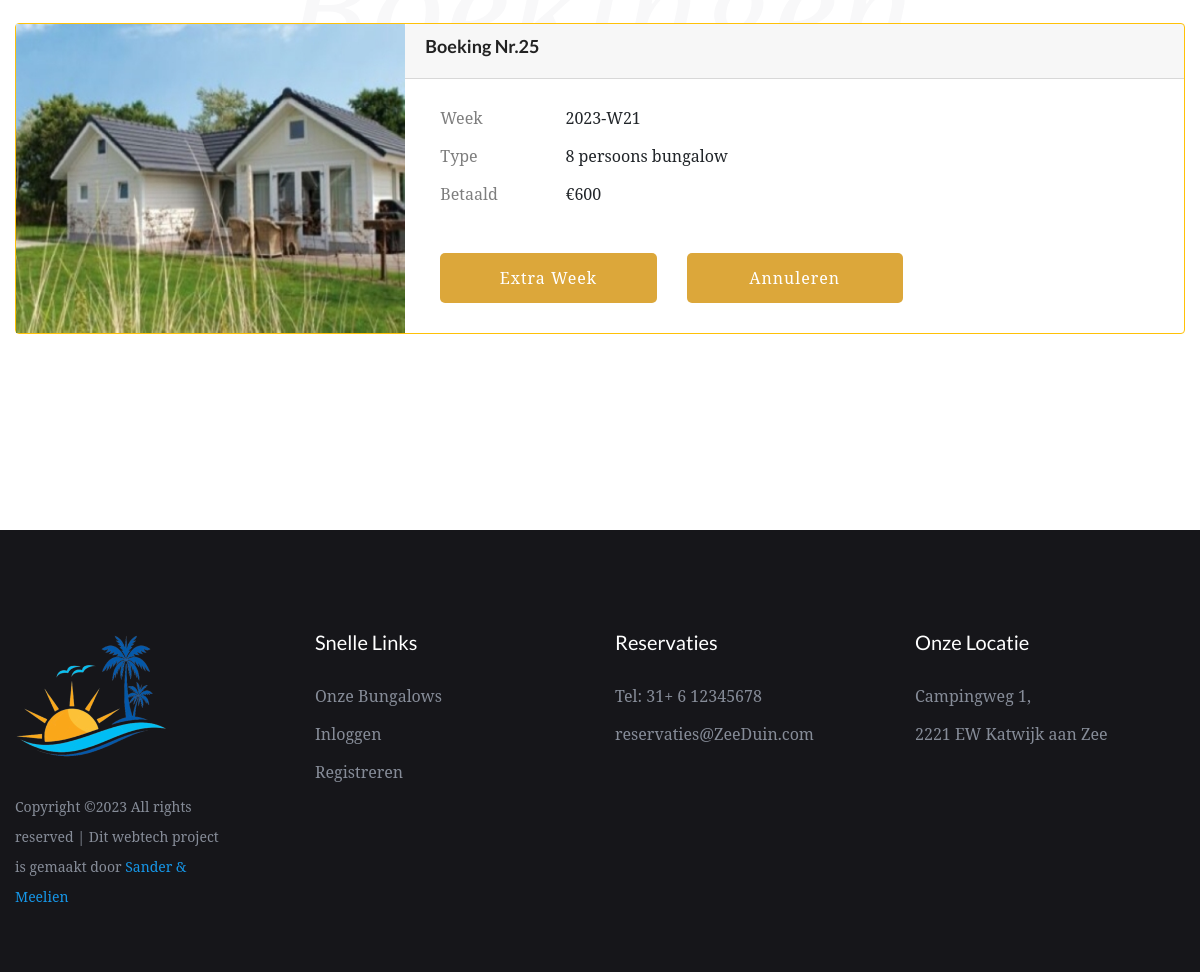
/boekingen (signed in, lower part), run on an earlier commit of the app's database.
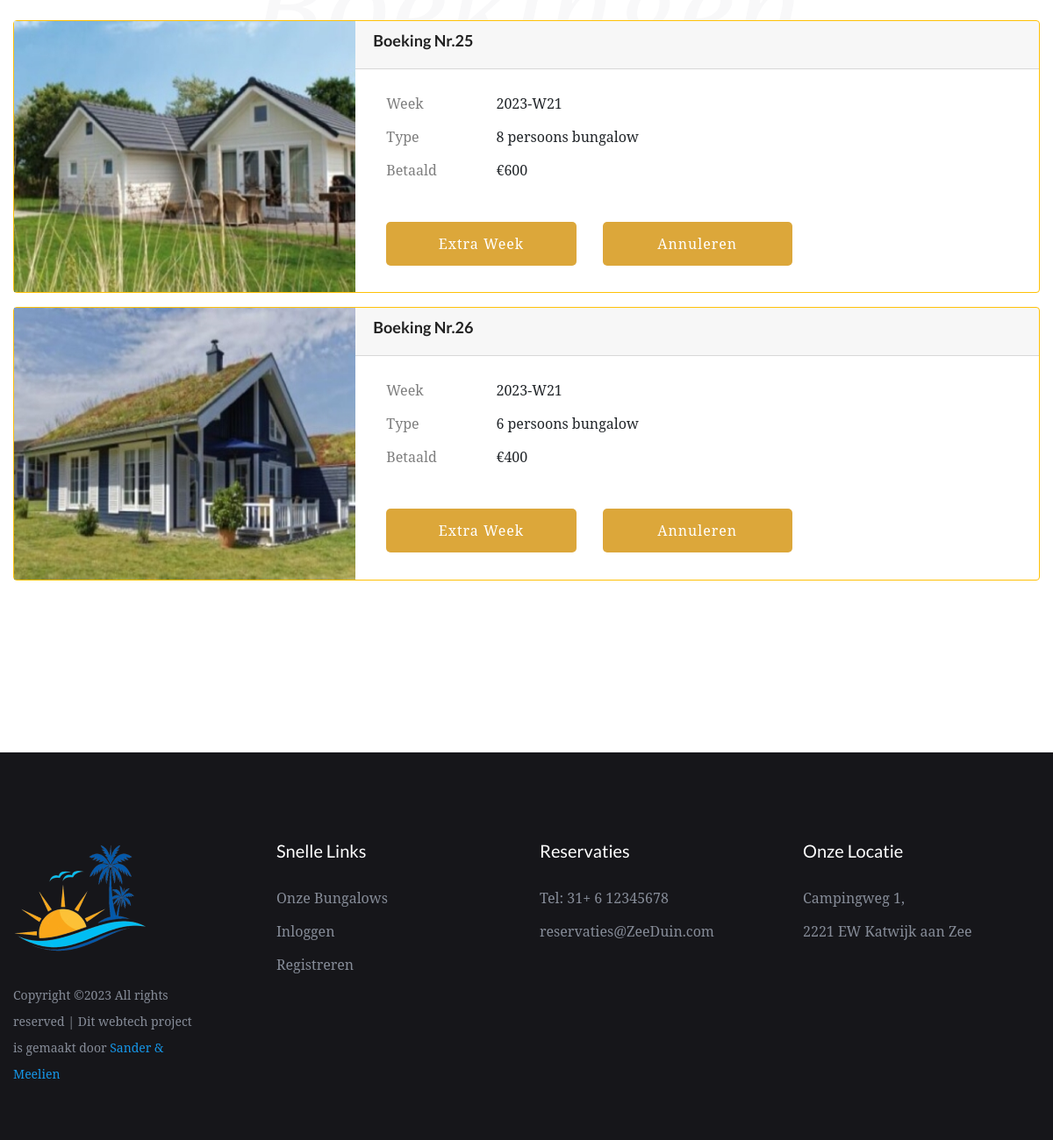
And on a later commit of the database.
### website2/models.py (models this page shows)
class Boekingen(db.Model):
    __tablename__ = 'bookings'
    id = db.Column(db.Integer, primary_key=True)
    week = db.Column(db.Integer, nullable=False) # Not NULL
    customer_id = db.Column(db.Integer, db.ForeignKey('customer.id')) # Foreign key?
    bungalow_id = db.Column(db.Integer, db.ForeignKey('bungalow.id')) # Foreign key?

class Bungalow(db.Model):
    __tablename__ = 'bungalow'
    id = db.Column(db.Integer, primary_key=True)
    name = db.Column(db.Text, nullable = False)
    size = db.Column(db.Integer, nullable = False)
    price = db.Column(db.Integer, nullable = False)
    bookings = db.relationship('Boekingen', backref='bungalow', uselist=False)

### website2/auth.py (the view)
@auth.route('/boekingen')
@login_required
def boekingen():
    results = db.session.execute(db.select(Boekingen, Bungalow)
                                 .filter(Boekingen.bungalow_id == Bungalow.id)
                                 .filter(Boekingen.customer_id == current_user.id)).scalars()
    return render_template("mijnboekingen.html", user=current_user, boekingen=results)

### website2/__init__.py (called while the page is built)
def create_app():
    app = Flask(__name__)
    app.config['SECRET_KEY'] = 'geheimesleutel'
    app.config['SQLALCHEMY_DATABASE_URI'] = f'sqlite:///{DB_NAME}'
    db.init_app(app)
    from .views import views
    from .auth import auth
    app.register_blueprint(views, url_prefix='/')
    app.register_blueprint(auth, url_prefix='/')
    from .models import Klant, Boekingen, Bungalow
    login_manager = LoginManager()
    login_manager.login_view = 'auth.login'
    login_manager.init_app(app)
    @login_manager.user_loader
    def load_klant(id):
        return Klant.query.get(int(id))
    with app.app_context():
        db.create_all()
    return app

### website2/templates/mijnboekingen.html (shortened to what this page needs)
{% extends "base.html" %}
{% block content %}
        <link rel="stylesheet" href="../static/assets/css/bootstrap.min.css">
        <link rel="stylesheet" href="../static/assets/css/owl.carousel.min.css">
        <link rel="stylesheet" href="../static/assets/css/gijgo.css">
        <link rel="stylesheet" href="../static/assets/css/slicknav.css">
        <link rel="stylesheet" href="../static/assets/css/animate.min.css">
        <link rel="stylesheet" href="../static/assets/css/magnific-popup.css">
        <link rel="stylesheet" href="../static/assets/css/fontawesome-all.min.css">
        <link rel="stylesheet" href="../static/assets/css/themify-icons.css">
        <link rel="stylesheet" href="../static/assets/css/themify-icons.css">
        <link rel="stylesheet" href="../static/assets/css/slick.css">
        <link rel="stylesheet" href="../static/assets/css/nice-select.css">
        <link rel="stylesheet" href="../static/assets/css/style.css">
        <link rel="stylesheet" href="../static/assets/css/responsive.css">
   </head>
   <body>
    <div id="preloader-active">
        <div class="preloader d-flex align-items-center justify-content-center">
            <div class="preloader-inner position-relative">
                <div class="preloader-img pere-text">
                    <strong>Boekingen</b>
                </div>
            </div>
        </div>
    </div>
    <main>
        <section class="room-area r-padding1">
            <div class="container">
                <div class="row justify-content-center">
                    <div class="col-xl-8">
                        <div class="font-back-tittle mb-45">
                            <h3 class="archivment-back">Mijn Boekingen</h3>
                        </div>
                    </div>
                </div>
                {% for boeking in boekingen %}
                <div class="card border-warning mb-3" style="max-width: full-screen;">
                    <div class="row no-gutters">
                      <div class="col-md-4 ">
                        {% if boeking.bungalow.id == 1 %}
                        <img src="../static/boekingcss/img/boeking4.jpg" class="float" alt="image4" height="309.25" width="389">
                        {% elif boeking.bungalow.id == 2 %}
                        <img src="../static/boekingcss/img/boeking6.jpg" class="float" alt="image4" height="309.25" width="389">
                        {% elif boeking.bungalow.id == 3 %}
                        <img src="../static/boekingcss/img/boeking8.jpg" class="float" alt="image4" height="309.25" width="389">
                        {% endif %}
                      </div>
                      <div class="col-md-8">
                        <div class="card-header "><h4><b>Boeking Nr.{{ boeking.id }}</b></h4>
                        </div>
                        <div class="card-body">
                            <div class="container">
                                <div class="mb-3 row ">
                                    <label for="staticEmail" class="col-sm-2 col-form-label">Week</label>
                                    <div class="col-sm-10">
                                      <input type="text" readonly class="form-control-plaintext" id="staticEmail" value="{{ boeking.week }}">
                                    </div>
                                    <label for="staticEmail" class="col-sm-2 col-form-label">Type</label>
                                    <div class="col-sm-10">
                                      <input type="text" readonly class="form-control-plaintext" id="staticEmail" value="{{ boeking.bungalow.size }} persoons bungalow">
                                    </div>
                                    <label for="staticEmail" class="col-sm-2 col-form-label">Betaald</label>
                                    <div class="col-sm-10">
                                      <input type="text" readonly class="form-control-plaintext" id="staticEmail" value="€{{ boeking.bungalow.price }}">
                                    </div>
                                </div>
                                <br>
                                <div class="row">
                                    <div class="col-4">
                                        <div class="header-btn">
                                            {% if boeking.bungalow.id == 1 %}
                                            <a href="/bungalow/1" class="btn btn1 d-none d-lg-block ">Extra week</a>
                                            {% elif boeking.bungalow.id == 2 %}
                                            <a href="/bungalow/2" class="btn btn1 d-none d-lg-block ">Extra week</a>
                                            {% elif boeking.bungalow.id == 3 %}
                                            <a href="/bungalow/3" class="btn btn1 d-none d-lg-block ">Extra week</a>
                                            {% endif %}
                                        </div>
                                    </div>
                                    <div class="col-4">
                                        <div class="header-btn">
                                        <a class="btn btn1 d-none d-lg-block" href="{{ url_for('auth.delete_pl', id=boeking.id) }}">Annuleren</a>
                                    </div>
                                </div>
                                </div>
                            </div>
                        </div>
                      </div>
                    </div>
                  </div>
                  {% endfor %}
        </section>
    </body>
{% endblock %}

### website2/templates/base.html (shortened to what this page needs)
<!doctype html>
<html class="no-js" lang="zxx">
<head>
</head>
<body>
{% block content %}
{% endblock %}
<div id= "contact" class="footer-area black-bg footer-padding">
    <div class="container">
        <div class="row d-flex justify-content-between">
            <div class="col-xl-3 col-lg-3 col-md-4 col-sm-6">
               <div class="single-footer-caption mb-30">
                  <div class="footer-logo">
                    <a href="/"><img src="../static/assets/img/logo/logo2.png" alt=""></a>
                  </div>
                  <div class="footer-pera">
                       <p>
Copyright &copy;<script>document.write(new Date().getFullYear());</script> All rights reserved | Dit webtech project is gemaakt door <a href="https://colorlib.com" target="_blank">Sander & Meelien</a>
</p>
                  </div>
               </div>
            </div>
            <div class="col-xl-3 col-lg-3 col-md-3 col-sm-5">
                <div class="single-footer-caption mb-30">
                    <div class="footer-tittle">
                        <h4>Snelle Links</h4>
                        <ul>
                            <li><a href="/rooms">Onze Bungalows</a></li>
                            <li><a href="/login">Inloggen</a></li>
                            <li><a href="/register">Registreren</a></li>
                        </ul>
                    </div>
                </div>
            </div>
            <div class="col-xl-3 col-lg-3 col-md-3 col-sm-3">
                <div class="single-footer-caption mb-30">
                    <div class="footer-tittle">
                        <h4>Reservaties</h4>
                        <ul>
                            <li><a href="https://web.whatsapp.com/">Tel: 31+ 6 12345678</a></li>
                            <li><a href="outlook.office.com">reservaties@ZeeDuin.com</a></li>
                        </ul>
                    </div>
                </div>
            </div>
            <div class="col-xl-3 col-lg-3 col-md-4  col-sm-5">
                <div class="single-footer-caption mb-30">
                    <div class="footer-tittle">
                        <h4>Onze Locatie</h4>
                        <ul>
                            <li><a href="https://goo.gl/maps/4o4eazKUDx2Xw54S6">Campingweg 1,</a></li>
                            <li><a href="https://goo.gl/maps/ZzdzSdYAud5MXzWb9">2221 EW Katwijk aan Zee</a></li>
                        </ul>
                    </div>
                </div>
            </div>
        </div>
    </div>
</div>
</body>

What changed in the data, as far as the page shows it:
added Boekingen: id "26", week "2023-W21", bungalow.size "6 persoons bungalow", bungalow.price "€400", shows "Extra Week"
